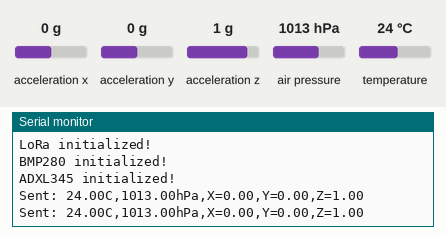
This sketch was run on a simulated Arduino Uno, built with avr-gcc and run on an emulated ATmega328P. Parts: the last lines printed to the serial monitor. Wiring (inferred from the names in the program): ADXL345 accelerometer at I2C address 0x53. The test bench sets the inputs (shaded band); at power-on: acceleration x 0 g, acceleration y 0 g, acceleration z 1 g, air pressure 1013 hPa, temperature 24 °C. No radio packets arrive unless stated.

Above: at 2.8 s.
2.9 s: acceleration x set to -1.4 g
At 5.3 s:
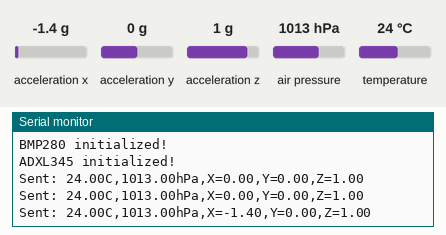
5.6 s: acceleration y set to -1.4 g
At 7.1 s:
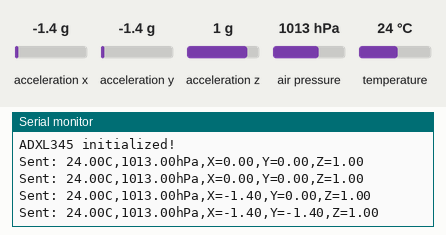
8.3 s: acceleration z set to -1.4 g
At 10.4 s:
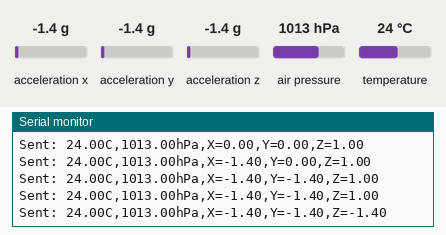
11.0 s: air pressure set to 952 hPa
At 13.3 s:
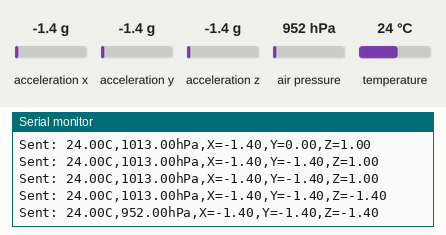
13.7 s: temperature set to 12 °C
At 15.1 s:
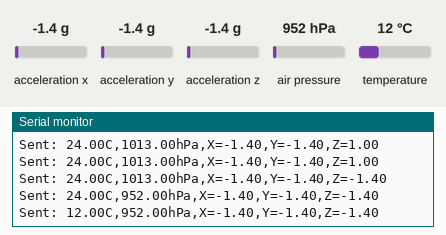

Measured:
- after the input at 2.9 s, the serial monitor: prints a new line after 1.2 s (image 1)
- after the input at 5.6 s, the serial monitor: prints a new line after 0.48 s (image 2)
- after the input at 8.3 s, the serial monitor: prints a new line after 1.8 s (image 3)
- after the input at 11.0 s, the serial monitor: prints a new line after 1.1 s (image 4)
- after the input at 13.7 s, the serial monitor: prints a new line after 0.40 s (image 5)

The sketch:

sketch_dec20e_sender.ino
```cpp
#include <Wire.h>
#include <Adafruit_Sensor.h>
#include <Adafruit_BMP280.h>
#include <LoRa.h>

// LoRa Pins
#define LORA_CS    10
#define LORA_RESET 9
#define LORA_IRQ   2

#define BMP280_ADDR 0x76
#define ADXL345_ADDR 0x53

Adafruit_BMP280 bmp;

float accelX, accelY, accelZ;

void setup() {
  Serial.begin(9600);
  LoRa.setPins(LORA_CS, LORA_RESET, LORA_IRQ);
  if (!LoRa.begin(433E6)) {
    Serial.println("LoRa initialization failed!");
    while (1);
  }
  Serial.println("LoRa initialized!");
  if (!bmp.begin(BMP280_ADDR)) {
    Serial.println("BMP280 initialization failed!");
    while (1);
  }
  Serial.println("BMP280 initialized!");
  Wire.begin();
  Wire.beginTransmission(ADXL345_ADDR);
  Wire.write(0x2D);
  Wire.write(8);
  Wire.endTransmission();
  Serial.println("ADXL345 initialized!");
}

void loop() {
  float temperature = bmp.readTemperature();
  float pressure = bmp.readPressure() / 100.0F;
  Wire.beginTransmission(ADXL345_ADDR);
  Wire.write(0x32);
  Wire.endTransmission(false);
  Wire.requestFrom(ADXL345_ADDR, 6, true);
  accelX = (Wire.read() | (Wire.read() << 8)) / 256.0;
  accelY = (Wire.read() | (Wire.read() << 8)) / 256.0;
  accelZ = (Wire.read() | (Wire.read() << 8)) / 256.0;
  String message = String(temperature, 2) + "C," + String(pressure, 2) + "hPa," +
                   "X=" + String(accelX, 2) + ",Y=" + String(accelY, 2) + ",Z=" + String(accelZ, 2);
  LoRa.beginPacket();
  LoRa.print(message);
  LoRa.endPacket(true);
  Serial.println("Sent: " + message);
  delay(2000);  // Avoid sending packets too frequently
}
```
